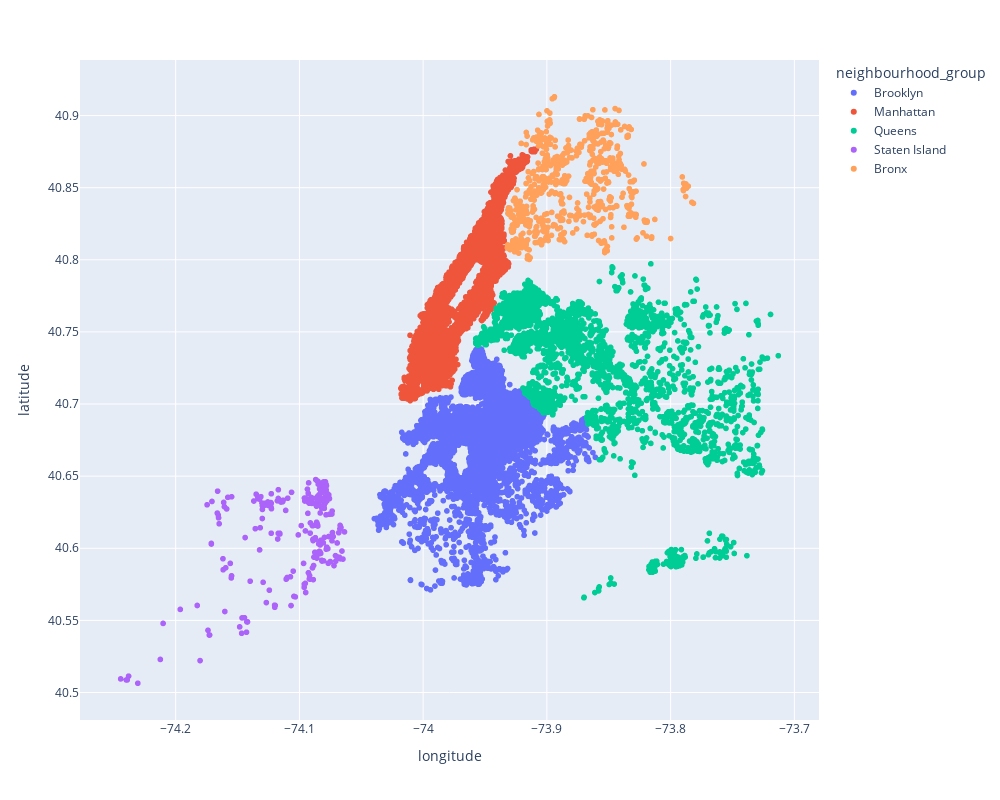

Source (notebook cell):
### Code cell
fig = px.scatter(data, x="longitude", y="latitude",
                 color="neighbourhood_group", width=1000, height=800) 
fig.update_layout(xaxis_title="longitude",yaxis_title="latitude")
fig.show()

### Figure 1 — Plotly figure (JSON) as saved in the notebook; plotly's stock layout.template omitted (floating-point values rounded to 4 significant figures; data arrays with more than 128 entries replaced by an {"elided": "..."} marker saying what was removed)
{"data": [{"hovertemplate": "neighbourhood_group=Brooklyn<br>longitude=%{x}<br>latitude=%{y}<extra></extra>", "legendgroup": "Brooklyn", "marker": {"color": "#636efa", "symbol": "circle"}, "mode": "markers", "name": "Brooklyn", "showlegend": true, "type": "scattergl", "x": {"elided": "13088 float values"}, "xaxis": "x", "y": {"elided": "13088 float values"}, "yaxis": "y"}, {"hovertemplate": "neighbourhood_group=Manhattan<br>longitude=%{x}<br>latitude=%{y}<extra></extra>", "legendgroup": "Manhattan", "marker": {"color": "#EF553B", "symbol": "circle"}, "mode": "markers", "name": "Manhattan", "showlegend": true, "type": "scattergl", "x": {"elided": "12224 float values"}, "xaxis": "x", "y": {"elided": "12224 float values"}, "yaxis": "y"}, {"hovertemplate": "neighbourhood_group=Queens<br>longitude=%{x}<br>latitude=%{y}<extra></extra>", "legendgroup": "Queens", "marker": {"color": "#00cc96", "symbol": "circle"}, "mode": "markers", "name": "Queens", "showlegend": true, "type": "scattergl", "x": {"elided": "3764 float values"}, "xaxis": "x", "y": {"elided": "3764 float values"}, "yaxis": "y"}, {"hovertemplate": "neighbourhood_group=Staten Island<br>longitude=%{x}<br>latitude=%{y}<extra></extra>", "legendgroup": "Staten Island", "marker": {"color": "#ab63fa", "symbol": "circle"}, "mode": "markers", "name": "Staten Island", "showlegend": true, "type": "scattergl", "x": {"elided": "267 float values"}, "xaxis": "x", "y": {"elided": "267 float values"}, "yaxis": "y"}, {"hovertemplate": "neighbourhood_group=Bronx<br>longitude=%{x}<br>latitude=%{y}<extra></extra>", "legendgroup": "Bronx", "marker": {"color": "#FFA15A", "symbol": "circle"}, "mode": "markers", "name": "Bronx", "showlegend": true, "type": "scattergl", "x": {"elided": "745 float values"}, "xaxis": "x", "y": {"elided": "745 float values"}, "yaxis": "y"}], "layout": {"height": 800, "legend": {"title": {"text": "neighbourhood_group"}, "tracegroupgap": 0}, "margin": {"t": 60}, "width": 1000, "xaxis": {"anchor": "y", "domain": [0, 1], "title": {"text": "longitude"}}, "yaxis": {"anchor": "x", "domain": [0, 1], "title": {"text": "latitude"}}}}
